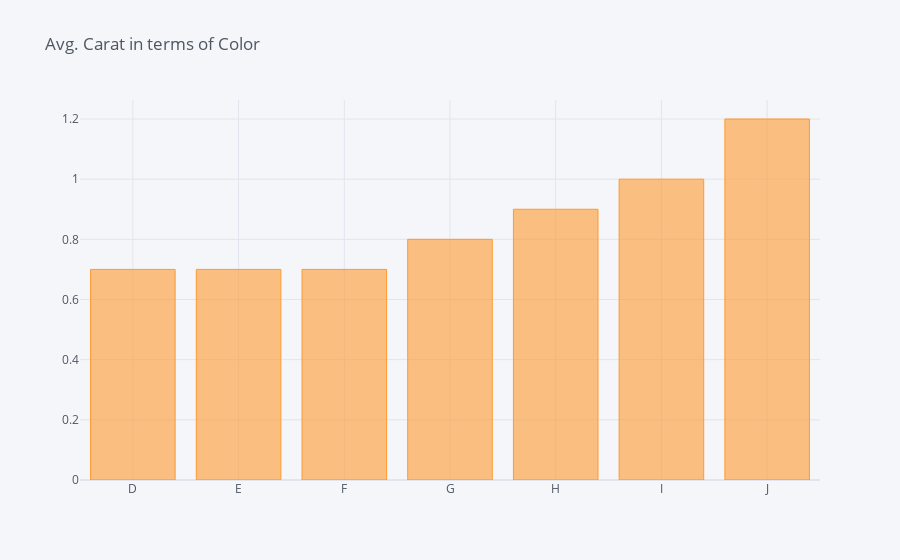

The cell this chart's notebook holds for it:
### Code cell
color_carat.iplot(kind='bar', 
                  color= 'orange', 
                  title = 'Avg. Carat in terms of Color', 
                  fontsize = 14);

### Figure 1 — Plotly figure (JSON) as saved in the notebook; plotly's stock layout.template omitted (floating-point values rounded to 4 significant figures)
{"data": [{"marker": {"color": "rgba(255, 153, 51, 0.6)", "line": {"color": "rgba(255, 153, 51, 1.0)", "width": 1}}, "name": "carat", "orientation": "v", "text": "", "type": "bar", "x": ["D", "E", "F", "G", "H", "I", "J"], "y": [0.7, 0.7, 0.7, 0.8, 0.9, 1, 1.2]}], "layout": {"autosize": true, "legend": {"bgcolor": "#F5F6F9", "font": {"color": "#4D5663"}}, "paper_bgcolor": "#F5F6F9", "plot_bgcolor": "#F5F6F9", "title": {"font": {"color": "#4D5663"}, "text": "Avg. Carat in terms of Color"}, "xaxis": {"autorange": true, "gridcolor": "#E1E5ED", "range": [-0.5, 6.5], "showgrid": true, "tickfont": {"color": "#4D5663"}, "title": {"font": {"color": "#4D5663"}, "text": ""}, "type": "category", "zerolinecolor": "#E1E5ED"}, "yaxis": {"autorange": true, "gridcolor": "#E1E5ED", "range": [0, 1.263], "showgrid": true, "tickfont": {"color": "#4D5663"}, "title": {"font": {"color": "#4D5663"}, "text": ""}, "type": "linear", "zerolinecolor": "#E1E5ED"}}}
